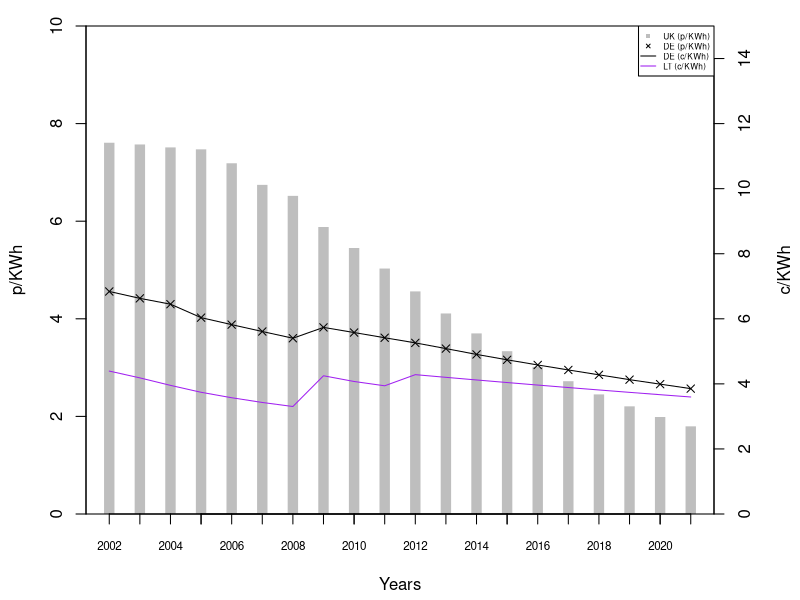

The R source for this figure:
####################
#
#	Title:  Expected Average Remuneration under the EEG and the ROC. (2002 - 2021)
# Source: Calculations and assumptions: Buttler and Neuhoff (2008, 2004). 
# Data sources: EUROSTAT (sts_inpp_a). DE: BMU (EEG 2000, section 7. EEG 2004, article 10. EEG 2009, section 20, 29 and 30. EEG 2012, section 20, 29 and 30). Lauber and Mez (2004). Statistisches Bundesamt (WZ08-47).  LT: Marciukatis (2011). Baltpool (2012). UK: [See previous calculations]. Office for National Statistics (MM23)
#	Notes: 
# Units: p/KWh and c/KWh
# Dependencies: fig_roc-price-compontents.R (ROC.Value.csv)
# Reverse dependencies: fig_anticipated-price-energy.R (DE.PMT.csv, LT.PMT.csv, UK.PMT.csv).
#
####################

#library(ggplot2)
#library(reshape2)

# LOAD THE DATA
data.ROC.Value = read.csv("ROC.Value.csv")

data.rpi.UK = read.csv("ons_mm23_rpi.csv") # index (January 1987=100)
data.rpi.DE = read.csv("destatis_WZ08-47_rpi.csv") # index (2005=100)
data.ppi = read.csv("eurostat-sts_inpp_a_producerpriceindex.csv") # index (2005=100)

# Parameters
Discount.rate = 0.08 # 8%
Exchange.rate.GBP = 1.5 # GBP/EUR
Exchange.rate.LTL = 63.7/220 # LTL/EUR. Calculated as 63.7EUR/220LTL. Calculated using the infomation from Marciukatis (2011)
Pool.price.UK = 2.79 # p/KWh. From Butler and Neuhoff calculations. They use it from 2025.
# Before the Ignalina NPP was shut down, there was not electricity market in LT, since Ignalina contributed to the majority of electricity production. And as a consequence the "price" paid to nuclear has been very stable for 10 year, LTL 6.58 (2008), 6.11 (2009) ≈ 1.7. (NCC, 2009 and XXXX 20xx)
# We make the assumption that:
# - A fixed pool price for all years, correspond the the average of the last three years market data.
# - BALTPOOL: Last three year average (2010-2012): 157.36 LTL/MWh  ≈ 4.54 c/KWh.
# - Project developers belevied the the goverments commitment to close down the nuclear power plant no later than 31. december 2009 (European Commission 2008). And that they therefore anticipate the higher market pool price.
# - Similarly we assume that the market price also take the long term MC ??? into account, and any (evt.) newly constructed nuclear power will not increase the pool price / make it jump.
Pool.price.LT = 157.36 *Exchange.rate.LTL/10 # c/KWh.
Future.inflation.rate = 0.0196 # 1.96% annually. From Butler and Neuhoff calculations. Assumption: ECB target of just below 2%. And identical in all three countries.

# Time range for build year
years = c(2002:2021)
years.DE = c(2000:2021)

# Creating empty components that we will fill content into later
DE.FIT.initial.fee = NA
DE.FIT.basic.fee = NA
DE.FIT.degression.rate = NA
LT.FIT.initial.fee = NA
# Cash flow:
# x-axis: build year,     y-axis: years after build.
# x-axis: year 2002-2021, y-axis: the 20 year investment evaluation perio d.
DE.cash.flow = matrix(NA, ncol = length(years.DE), nrow = 20) # c/KWh. Start from 2000 - and afterwards we export and then remove extra years.
LT.cash.flow = matrix(NA, ncol = length(years), nrow = 20) # c/KWh
UK.cash.flow = matrix(NA, ncol = length(years), nrow = 20) # p/KWh
colnames(DE.cash.flow) = years.DE
colnames(LT.cash.flow) = years
colnames(UK.cash.flow) = years


#####
# Fixing base years of the indecies
#####

# We deflate each value in the cash flow, to the price index in the corresponding year. For years after 2011 we assume the same fixed inflation rate for all countries (1.96%)

# This function changes the base of of an index. Required: the new base year, list of years and corresponding list of index values (as old base year).
SET.BASE.YEAR = function(base.year, list.years, list.index){
  i = match(base.year, list.years) # finds the row number that corresponds to the base.year
  df = cbind(list.years, lapply(list.index, function(x){x/list.index[i]*100}) ) # recaulculating index values
  #colnames(df) = c("Years", paste("Index (",base.year,"=100)", sep = "") )
  colnames(df) = c("Years", "Index")
  df # return data frame with years and index.
}

UK.2003.rpi = SET.BASE.YEAR(2003, data.rpi.UK$X, data.rpi.UK$CHAW)
DE.2003.rpi = SET.BASE.YEAR(2003, data.rpi.DE$X, data.rpi.DE[,2])
LT.2003.ppi = SET.BASE.YEAR(2003, data.ppi$X, data.ppi$Lithuania)

# Extending the price indecies from 2012-2040, using the fixed inflation rates.

UK.2003.rpi.extended = matrix(NA, ncol = 2, nrow = (nrow(UK.2003.rpi)+(2040-2011)) )
colnames(UK.2003.rpi.extended) = c("Years", "Index")
for(i in 1:nrow(UK.2003.rpi.extended)) {
  if(i <= nrow(UK.2003.rpi)) {
    UK.2003.rpi.extended[,1][[i]] = UK.2003.rpi[,1][[i]]
    UK.2003.rpi.extended[,2][[i]] = UK.2003.rpi[,2][[i]]
  } else {
    UK.2003.rpi.extended[,1][[i]] = UK.2003.rpi.extended[,1][[i-1]] + 1
    UK.2003.rpi.extended[,2][[i]] = UK.2003.rpi.extended[,2][[i-1]] * (1+Future.inflation.rate)
  }
}

DE.2003.rpi.extended = matrix(NA, ncol = 2, nrow = (nrow(DE.2003.rpi)+(2040-2011)) )
colnames(DE.2003.rpi.extended) = c("Years", "Index")
for(i in 1:nrow(DE.2003.rpi.extended)) {
  if(i <= nrow(DE.2003.rpi)) {
    DE.2003.rpi.extended[,1][[i]] = DE.2003.rpi[,1][[i]]
    DE.2003.rpi.extended[,2][[i]] = DE.2003.rpi[,2][[i]]
  } else {
    DE.2003.rpi.extended[,1][[i]] = DE.2003.rpi.extended[,1][[i-1]] + 1
    DE.2003.rpi.extended[,2][[i]] = DE.2003.rpi.extended[,2][[i-1]] * (1+Future.inflation.rate)
  }
}

LT.2003.ppi.extended = matrix(NA, ncol = 2, nrow = (nrow(LT.2003.ppi)+(2040-2011)) )
colnames(LT.2003.ppi.extended) = c("Years", "Index")
for(i in 1:nrow(LT.2003.ppi.extended)) {
  if(i <= nrow(LT.2003.ppi)) {
    LT.2003.ppi.extended[,1][[i]] = LT.2003.ppi[,1][[i]]
    LT.2003.ppi.extended[,2][[i]] = LT.2003.ppi[,2][[i]]
  } else {
    LT.2003.ppi.extended[,1][[i]] = LT.2003.ppi.extended[,1][[i-1]] + 1
    LT.2003.ppi.extended[,2][[i]] = LT.2003.ppi.extended[,2][[i-1]] * (1+Future.inflation.rate)
  }
}


#####
# Germany cash flow
#####

# For each build year the EEG gives an intial fee (for the first 5 years) and a basic fee (for the following 15 years).
# These rates are degressed from build year to build year, corresponding to the degression rate specified in the EEG.
for(i in 1:20) { # for each year after build (row)
  # Start from 2000 - and afterwards we export and then remove extra years.
  for(j in 1:length(years.DE)) { # for each build year (coloumn)

    # EEG 2000 (2000-2004)
    if(j <= 3) {
      # Rates for year 2000
      DE.FIT.initial.fee = 9.1 # c/KWh
      DE.FIT.basic.fee = 6.17 # c/KWh
      DE.FIT.degression.rate = 0.015 # 1.5%
      # Degression from 2002.
      if(j == 3) {
        DE.FIT.initial.fee = DE.FIT.initial.fee * (1-DE.FIT.degression.rate)
        DE.FIT.basic.fee = DE.FIT.basic.fee * (1-DE.FIT.degression.rate)
      }
    # EEG 2004 (2005-2008)
    } else if(j == 6) {
      # Rates for year 2004
      DE.FIT.initial.fee = 8.7 # c/KWh
      DE.FIT.basic.fee = 5.5 # c/KWh
      DE.FIT.degression.rate = 0.02 # 2%
      # Start from 2005: 
      DE.FIT.initial.fee = DE.FIT.initial.fee * (1-DE.FIT.degression.rate)
      DE.FIT.basic.fee = DE.FIT.basic.fee * (1-DE.FIT.degression.rate)
      
    # EEG 2009 (2009-20011)
    } else if(j == 10) { 
      # Rates for year 2009
      DE.FIT.initial.fee = 9.2 # c/KWh
      DE.FIT.basic.fee = 5.02 # c/KWh
      DE.FIT.degression.rate = 0.01 # 1%
      
    # EEG 2012 (2012-)
    } else if(j == 13) { 
      # Rates for year 2012
      DE.FIT.initial.fee = 8.93 # c/KWh
      DE.FIT.basic.fee = 4.87 # c/KWh
      DE.FIT.degression.rate = 0.015 # 1.5%
      
    # Degress fees according to degression rates
    } else {
      DE.FIT.initial.fee = DE.FIT.initial.fee * (1-DE.FIT.degression.rate)
      DE.FIT.basic.fee = DE.FIT.basic.fee * (1-DE.FIT.degression.rate)
    }
    
    # First 5 years: initial fee. Thereafter: basic fee.
    if(i <= 5) {
      DE.cash.flow[i,j] = DE.FIT.initial.fee
    } else {
      DE.cash.flow[i,j] = DE.FIT.basic.fee
    }
  }
}

# Round numbers:
# Degression rates should be calculated on the unrounded numbers, but developers will pay using rounded numbers. 
for(i in 1:20) { # for each year after build (row)
  for(j in 1:length(years.DE)) { # for each build year (coloumn)
    
    # Round to 1 digit in EEG 2000, and 2 digit in all following EEGs.
    if(j > 2 && j < 6 ) {
      DE.cash.flow[i,j] = round(DE.cash.flow[i,j], digits = 1)
    } else {
      DE.cash.flow[i,j] = round(DE.cash.flow[i,j], digits = 2)
    }
    
  }
}

# Price adjust:
for(i in 1:20) { # for each year after build (row)
  for(j in 1:length(years.DE)) { # for each build year (coloumn)
    DE.cash.flow[i,j] = DE.cash.flow[i,j] / DE.2003.rpi.extended[,2][((i-1)+j+9)] * 100
  }
}

#####
# Lithuania cash flow
#####

# For each build year the LT FIT system gives fee (for the first 12 years) and thereafter developers recive the pool price.
for(i in 1:20) { # for each year after build (row)
  for(j in 1:length(years)) { # for each build year (coloumn)
    
    # 2002-2008
    if(j == 1) { LT.FIT.initial.fee = 220 *Exchange.rate.LTL/10 # c/KWh
      
    # 2009-2012
    } else if(j == 8) { LT.FIT.initial.fee = 300 *Exchange.rate.LTL/10 # c/KWh
      
    # 2012-
    # What assumptions should be make ?? Simple average of the three sub-band rates or ???
    } else if(j == 11) { # LT.FIT.initial.fee =
      # simple average of data from http://www.regula.lt in LTL, so also applying exchange rate to get it in euro-cent
      LT.FIT.initial.fee = mean(c(370, 360, 280)) *Exchange.rate.LTL/10
    }
    
    # First 12 years: initial fee. Thereafter: pool price.
    if(i <= 12) {
      LT.cash.flow[i,j] = LT.FIT.initial.fee
    } else {
      LT.cash.flow[i,j] = Pool.price.LT
    }
    
  }
}

# Price adjust:
for(i in 1:20) { # for each year after build (row)
  for(j in 1:length(years)) { # for each build year (coloumn)
    LT.cash.flow[i,j]  = LT.cash.flow[i,j] / LT.2003.ppi.extended[,2][((i-1)+j+7)] * 100
  }
}

#####
# UK cash flow
#####

# Using the total ROC value, that we calculated in fig_roc-price-compontents.R, we fill in each year with its respective price.
# For years after 2021 where we have not calculated ROC value:
# We will assume fixed price of 3 similar to (but not mentioned in) Butler and Neuhoff (2008). The number 3 has been found by method of trial-and-error.
for(i in 1:20) { # for each year after build (row)
  for(j in 1:length(years)) { # for each build year (coloumn)
    if( ((i-1)+j) <= length(data.ROC.Value$Total) ) { # if we have calculated the ROC value for the specific year
      UK.cash.flow[i,j] = data.ROC.Value$Total[[((i-1)+j)]] # Total ROC value p/KWH
    } else {
      UK.cash.flow[i,j] = Pool.price.UK # 3 p/KWh
    }
  }
}

# Price adjust:
#a = c("START:")
for(i in 1:20) { # for each year after build (row)
  for(j in 1:length(years)) { # for each build year (coloumn)
    #a = append(a, c(UK.2003.rpi.extended[,1][((i-1)+j+15)]))
    UK.cash.flow[i,j] = UK.cash.flow[i,j] / UK.2003.rpi.extended[,2][((i-1)+j+15)] * 100
  }
  #a = append(a, "###")
}
#a # prints the years from the price index that correspond to the years in the cash flow. Just to check whether we are using the correct offset.


#####
# Calculating Net Present Value and correspoding Payment
#####

NPV = function(i, N) {
  SUM = 0
  for(t in 1:length(N)) {
    SUM = SUM + N[[t]]/((1+i)^t)
  }
  SUM # returns the SUM
}

PMT = function(i, n, PV) {
  PV / ( (1 - (1/(1 + i)^n)) / i ) # Returns payment
}  

# calculating NPV for each year
DE.NPV = sapply(colnames(DE.cash.flow), function(x){NPV(Discount.rate, DE.cash.flow[, x])} ) 
LT.NPV = sapply(colnames(LT.cash.flow), function(x){NPV(Discount.rate, LT.cash.flow[, x])} )
UK.NPV = sapply(colnames(UK.cash.flow), function(x){NPV(Discount.rate, UK.cash.flow[, x])} )

# calculating Payment for each year
DE.PMT = lapply(DE.NPV, function(x){PMT(Discount.rate, 20, x)} ) 
LT.PMT = lapply(LT.NPV, function(x){PMT(Discount.rate, 20, x)} )
UK.PMT = lapply(UK.NPV, function(x){PMT(Discount.rate, 20, x)} )

# save for export and remove years 2000 and 2001
DE.PMT.short = DE.PMT[3:22]

#####
# Plotting
#####

# German rates in pounds instead of euro
DE.PMT.POUNDS = lapply(DE.PMT.short, function(x){ x/Exchange.rate.GBP } )

pdf(file="fig_expected-average-remuneration-priceadjusted.pdf", height=3.5, width=5)

par(mar=c(4,4,1,4)+.3, yaxs='i') # margin, and y-axis start at y=0
plot(x=years, y=UK.PMT, axes=FALSE, col="gray", type="h", lwd=10, lend="square", xlab="Years", ylab="p/KWh", ylim=range(0,10))
axis(1, labels=FALSE)
axis(1, at=years, cex.axis=0.7)
axis(2)
points(x=years, y=DE.PMT.POUNDS, pch=4)
par(new=TRUE) # plot the following using the secondary axis: 
plot(x=years, y=DE.PMT.short, type="l", xaxt="n", yaxt="n", xlab="", ylab="", ylim=range(0,10*Exchange.rate.GBP))
lines(x=years, y=LT.PMT, col="purple")
axis(4) # add secondary axis
mtext("c/KWh",side=4,line=3)
legend("topright", legend=c("UK (p/KWh)","DE (p/KWh)", "DE (c/KWh)", "LT (c/KWh)"), col=c("grey","black", "black","purple"), lty = c(NA, NA,"solid","solid"), pch = c(15, 4, NA, NA), lwd=c(20, 1, 1, 1), cex=0.5)

dev.off()

#####
# Export
#####

# Save to CSV
write.csv(cbind(DE.PMT), "DE.PMT.csv", row.names=TRUE)
write.csv(cbind(LT.PMT), "LT.PMT.csv", row.names=TRUE)
write.csv(cbind(UK.PMT), "UK.PMT.csv", row.names=TRUE)